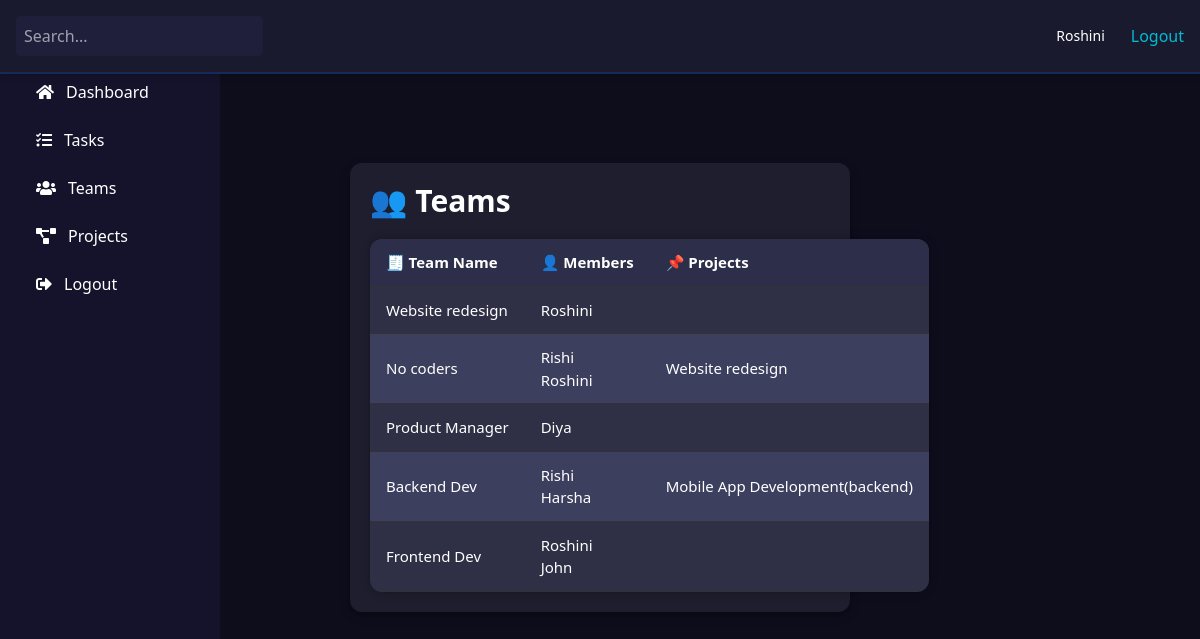
The app's page /team/ (signed in) with its own data.
### tasks/models.py (models this page shows, shortened)
class Team(models.Model):
    name = models.CharField(max_length=100)
    members = models.ManyToManyField(User)

class Project(models.Model):
    name = models.CharField(max_length=255)
    description = models.TextField(blank=True)
    status = models.CharField(max_length=100, default='Pending')
    team = models.ForeignKey(Team, on_delete=models.CASCADE, null=True, blank=True)
    created_by = models.ForeignKey(User, on_delete=models.CASCADE)

### tasks/views.py (the view)
# urls.py: path('team/', views.team_management, name='team_management'),
@login_required
@login_required
def team_management(request):
    teams = Team.objects.all()
    return render(request, 'tasks/team_management.html', {'teams': teams})

### tasks/templates/tasks/team_management.html
{% extends 'tasks/base.html' %}
{% load static %}
{% block content %}
<link rel="stylesheet" href="{% static 'css/style.css' %}">
 <div class="cointainer">
    <h2 class="text-3xl font-bold mb-4">👥 Teams</h2>
    <table class="styled-table">
        <thead>
            <tr>
                <th>🧾 Team Name</th>
                <th>👤 Members</th>
                <th>📌 Projects</th>
            </tr>
        </thead>
        <tbody>
            {% for team in teams %}
            <tr>
                <td>{{ team.name }}</td>
                <td>
                    <ul>
                        {% for member in team.members.all %}
                        <li>{{ member.username }}</li>
                        {% endfor %}
                    </ul>
                </td>
                <td>
                    <ul>
                        {% for project in team.project_set.all %}
                        <li>{{ project.name }}</li>
                        {% endfor %}
                    </ul>
                </td>
            </tr>
            {% empty %}
            <tr><td colspan="3">No teams found.</td></tr>
            {% endfor %}
        </tbody>
    </table>
</div>
{% endblock %}

### tasks/templates/tasks/base.html (shortened to what this page needs)
<!DOCTYPE html>
<html lang="en">
<head>
    {% load static %}
    <link rel="stylesheet" href="{% static 'css/style.css' %}">
    <link rel="stylesheet" href="https://cdnjs.cloudflare.com/ajax/libs/font-awesome/5.15.4/css/all.min.css">
    <script src="https://cdn.tailwindcss.com"></script>
</head>
<body class="flex text-white bg-[#0D0D1C] min-h-screen">
    <div id="sidebar" class="w-60 transition-all duration-300 bg-[#111132] flex flex-col min-h-screen">
        <div class="flex items-center justify-between px-4 py-4">
            <span class="text-xl font-bold">PM</span>
        </div>
        <nav class="flex-1 px-4 space-y-6">
            <a href="{% url 'dashboard' %}" class="flex items-center space-x-3 hover:text-cyan-400">
                <i class="fas fa-home"></i><span class="menu-label">Dashboard</span>
            </a>
            <a href="{% url 'task_list' %}" class="flex items-center space-x-3 hover:text-cyan-400">
                <i class="fas fa-tasks"></i><span class="menu-label">Tasks</span>
            </a>
            <a href="{% url 'team_list' %}" class="flex items-center space-x-3 hover:text-cyan-400">
                <i class="fas fa-users"></i><span class="menu-label">Teams</span>
            </a>
            <a href="{% url 'project_list' %}" class="flex items-center space-x-3 hover:text-cyan-400">
                <i class="fas fa-project-diagram"></i><span class="menu-label">Projects</span>
            </a>
            <a href="{% url 'logout' %}" class="flex items-center space-x-3 mt-6 hover:text-red-500">
                <i class="fas fa-sign-out-alt"></i><span class="menu-label">Logout</span>
            </a>
        </nav>
    </div>
    <div class="flex-1 flex flex-col overflow-hidden">
        <header class="flex justify-between items-center p-4 bg-[#1a1a2e] shadow-md">
            <div class="search-box">
                <input type="text" placeholder="Search..." class="rounded px-3 py-1 text-black">
            </div>
            <div class="profile space-x-4">
                {% if request.user.is_authenticated %}
                    <span class="text-sm">{{ request.user.username }}</span>
                    <a href="{% url 'logout' %}" class="text-red-400 hover:underline">Logout</a>
                {% else %}
                    <a href="{% url 'login' %}" class="text-green-400 hover:underline">Login</a>
                    <a href="{% url 'register' %}" class="text-blue-400 hover:underline">Register</a>
                {% endif %}
            </div>
        </header>
        <main class="flex-1 p-6 overflow-y-auto">
            <section class="form-container max-w-5xl mx-auto">
                {% block content %}
                {% endblock %}
            </section>
        </main>
    </div>
</body>
</html>

### tasks/static/css/style.css (style rules this page uses)
* { margin: 0; padding: 0; box-sizing: border-box; font-family: 'Segoe UI', sans-serif; }
body { background-color: #0d0d1a; color: #ffffff; display: flex; min-height: 100vh; }
#sidebar { width: 220px; transition: width 0.3s, transform 0.3s ease; background-color: #14132b; padding: 20px; height: 100vh; position: fixed; left: 0; top: 0; overflow-x: hidden; z-index: 1000; }
header { color: #ffffff; padding: 15px 20px; display: flex; justify-content: space-between; align-items: center; margin-bottom: 25px; padding-bottom: 10px; border-bottom: 1px solid #2a2a40; border-bottom: 2px solid #132c57; position: sticky; top: 0; z-index: 1000; }
.search-box input { padding: 8px; border-radius: 5px; border: none; background-color: #1f1f3b; color: white; }
.profile { display: flex; align-items: center; gap: 10px; }
.profile a { color: #00bcd4; text-decoration: none; }
.styled-table { width: 100%; border-collapse: collapse; margin-top: 20px; font-size: 15px; max-width: 1200px; border-radius: 12px; overflow: hidden; margin: auto; box-shadow: 0 0 10px rgba(0,0,0,0.3); }
.styled-table thead tr { background-color: #282846; color: #ffffff; text-align: left; }
.styled-table th, .styled-table td { padding: 12px 16px; border-bottom: 1px solid #333; text-align: left; }
.styled-table tbody tr { background-color: #2f2f45; transition: background 0.3s ease; }
.styled-table th { background-color: #2d2f4a; font-weight: bold; }
.styled-table tr:nth-child(even) { background-color: #3c3f5e; }
.menu-label { transition: opacity 0.2s ease; }
table { width: 100%; border-collapse: collapse; table-layout: fixed; box-sizing: border-box; }
th, td { padding: 12px; text-align: left; white-space: nowrap; }
th { background-color: #2a2a3b; }
tr:nth-child(even) { background-color: #2f2f44; }
.styled-table { width: 100%; border-collapse: collapse; overflow-wrap: break-word; }
table { width: 100%; border-collapse: collapse; table-layout: auto; }
th, td { padding: 12px; text-align: left; }
.form-container { background-color: #1e1e2e; padding: 20px; max-width: 500px; margin: 40px auto; border-radius: 12px; box-shadow: 0 4px 10px rgba(0,0,0,0.3); }
.form-container h2 { margin-bottom: 20px; }

### tasks/templates/tasks/base.html (style rules this page uses)
#sidebar, #sidebar a, #sidebar span { color: white; }
.form-container { background-color: #1e1e2f; color: white; padding: 20px; border-radius: 10px; box-shadow: 0 0 15px rgba(0,0,0,0.5); }
body { display: flex; min-height: 100vh; overflow-x: hidden; }
#sidebar { flex-shrink: 0; }
.flex-1 { min-width: 0; }

### records on screen
Team: name "Website redesign"
Team: name "No coders"
Project: name "Website redesign"
Team: name "Product Manager"
Team: name "Backend Dev"
Project: name "Mobile App Development(backend)"
Team: name "Frontend Dev"

### other values on screen
{{ request.user.username }} "Roshini"
{{ member.username }} "Roshini"
{{ member.username }} "Rishi"
{{ member.username }} "Diya"
{{ member.username }} "Harsha"
{{ member.username }} "John"
